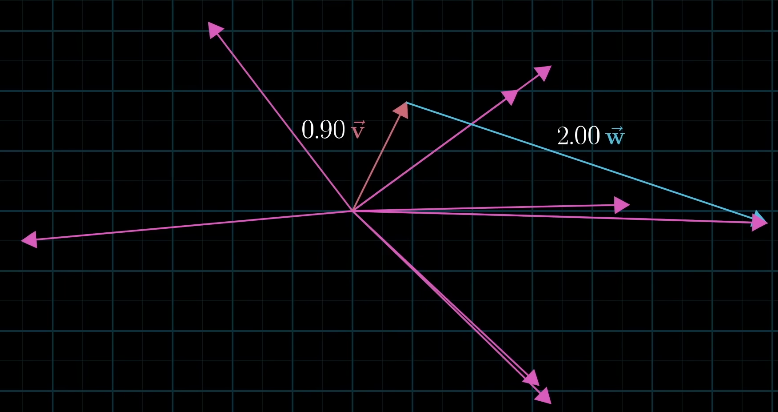
#> input picture Math/Linear Algebra/Coordinates, Basis, Span, Linear Combination/Linear Combination/images/linear-combination2.png, 778 x 412 px, found by its file name
$ jupyter execute --allow-errors span.ipynb
#> lines starting #> are read from the running program, lines starting #| are printed output that depends on the picture
1. [Span](#span)

#### Span:
- ```linear combination``` of ```'v'``` and ```'w'``` vector with ```all possible``` values, tells about the ```span``` of ```'v'``` & ```'w'``` vectors
- span talks about the ```accessible range``` in the ```N dimensional space```

```example 1```: 2 vectors in 2D space

[cell 1]
from PIL import Image
from IPython.display import display

img = Image.open('images/linear-combination2.png')
#> img is the input picture: PIL image 778x412 RGBA; mean R, G, B, A 5.2, 5.5, 7.8, 255
new_image = img.resize((520, 265))
display(new_image)

```example 2```: 2 vectors in 3D space:
- the span of the vectors would be a plane in x & y axes

[cell 2]
from PIL import Image
from IPython.display import display

img = Image.open('images/linear-combination3.png')
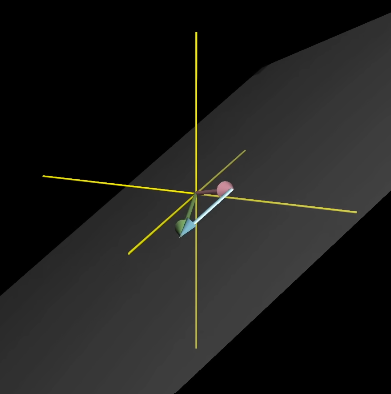
#> input picture Math/Linear Algebra/Coordinates, Basis, Span, Linear Combination/Span/images/linear-combination3.png, 391 x 394 px
#> img is the input picture: PIL image 391x394 RGBA; mean R, G, B, A 29, 29, 27.5, 255
new_image = img.resize((400, 365))
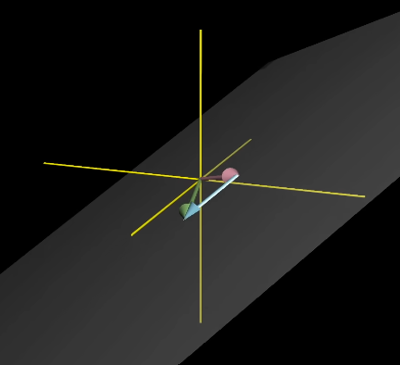
#> new_image: PIL image 400x365 RGBA; mean R, G, B, A 29, 29, 27.5, 255
display(new_image)
